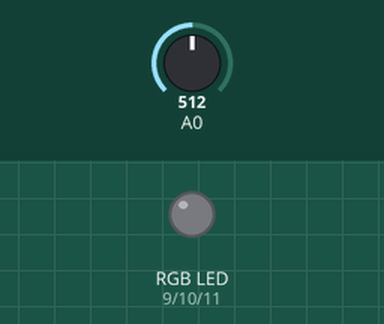
This sketch was run on a simulated Arduino Uno, built with avr-gcc and run on an emulated ATmega328P. Shown: an RGB LED mixed from three pins (HIGH = lit). The test bench sets the inputs (shaded band); at power-on: A0 = 512. Dim RGB values are drawn brighter than linear; random numbers use the default seed unless the sketch sets one.

Above: at 0.1 s.
At 12.91 s:
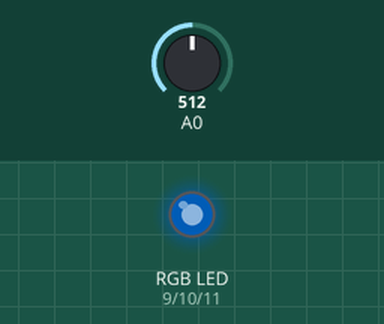
At 25.6 s:
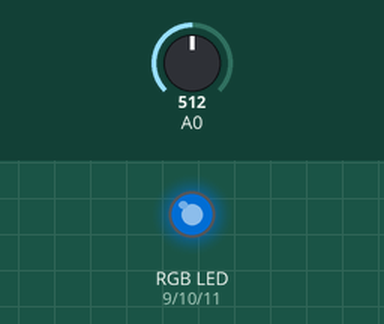
At 34.12 s:
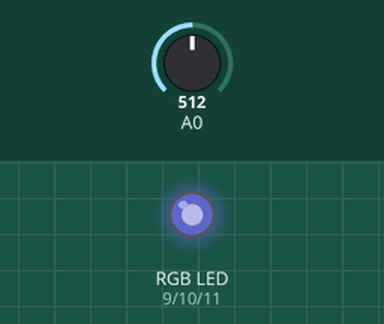
At 39.62 s:
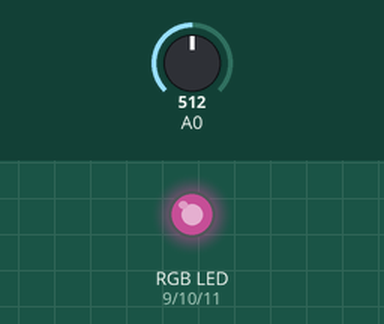
Timing chart, 0 to 40.0 s (numbered marks = the images above):
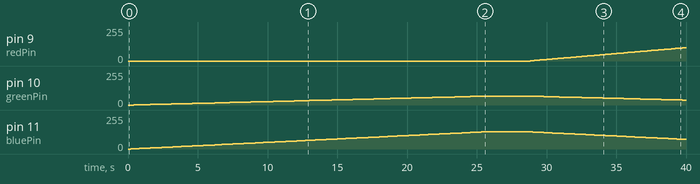

The sketch:

led-rgb.ino
```cpp
float rgb1[3];
float rgb2[3];
float inc[3];

int red, green, blue;

int redPin = 9;
int greenPin = 10;
int bluePin = 11;

void setup()
{
    randomSeed(analogRead(0));

    for (int i = 0; i < 3; i++) {
        rgb1[i] = 0;
        rgb2[i] = random(256);
    }
}


void loop()
{
    randomSeed(analogRead(0));

    for (int i = 0; i < 3; i++) {
        inc[i] = (rgb1[i] - rgb2[i]) / 256;
    }

    for (int i = 0; i < 256; i++) {
        red = int(rgb1[0]);
        green = int(rgb1[1]);
        blue = int(rgb1[2]);

        analogWrite(redPin, red);
        analogWrite(greenPin, green);
        analogWrite(bluePin, blue);
        delay(100);

        for (int j = 0; j < 3; j++) {
            rgb1[j] -= inc[j];
        }
    }

    for (int i = 0; i < 3; i++) {
        rgb2[i] = random(556) - 300;
        rgb2[i] = constrain(rgb2[i], 0, 255);
        delay(1000);
    }
}
```

Measured:
- by itself, pin 9 (redPin): moves from 0/255 to 100/255 over 11.1 s
- by itself, pin 10 (greenPin): rises from 0/255 to 67/255 in 28.2 s, then falls to 37/255 in 11.1 s
- by itself, pin 11 (bluePin): rises from 0/255 to 130/255 in 28.4 s, then falls to 72/255 in 11.3 s
